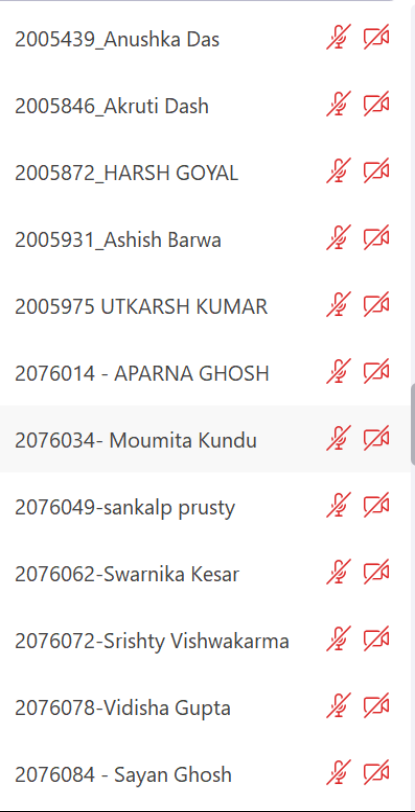
#> input picture OCR-Attendance/stu.png, 415 x 812 px, found by its file name
$ jupyter execute --allow-errors ATTENDANCE.ipynb
#> lines starting #> are read from the running program, lines starting #| are printed output that depends on the picture
[cell 1]
import pytesseract
import numpy as np
import matplotlib.pyplot as plt
from pytesseract import Output
import cv2

#Getting the image
image=cv2.imread(r"C:\Users\KIIT\Desktop\Matchr\T-TRACK\stu.png")
#> image is the input picture: shape (812, 415, 3); mean B, G, R 245.3, 245.2, 247.2

#Grayscaling the image
gray = cv2.cvtColor(image, cv2.COLOR_BGR2GRAY)
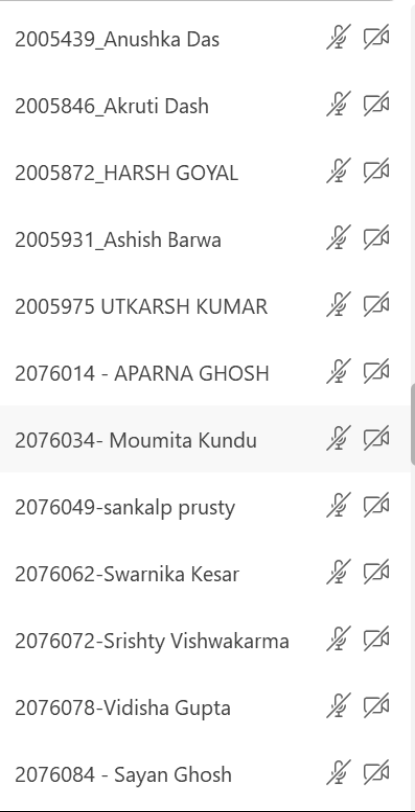
#> gray: shape (812, 415); min 0, max 255, mean 245.8
plt.imshow(gray,cmap='gray')
plt.axis('off')

#> (the rest of this cell did not finish here and is left out)
